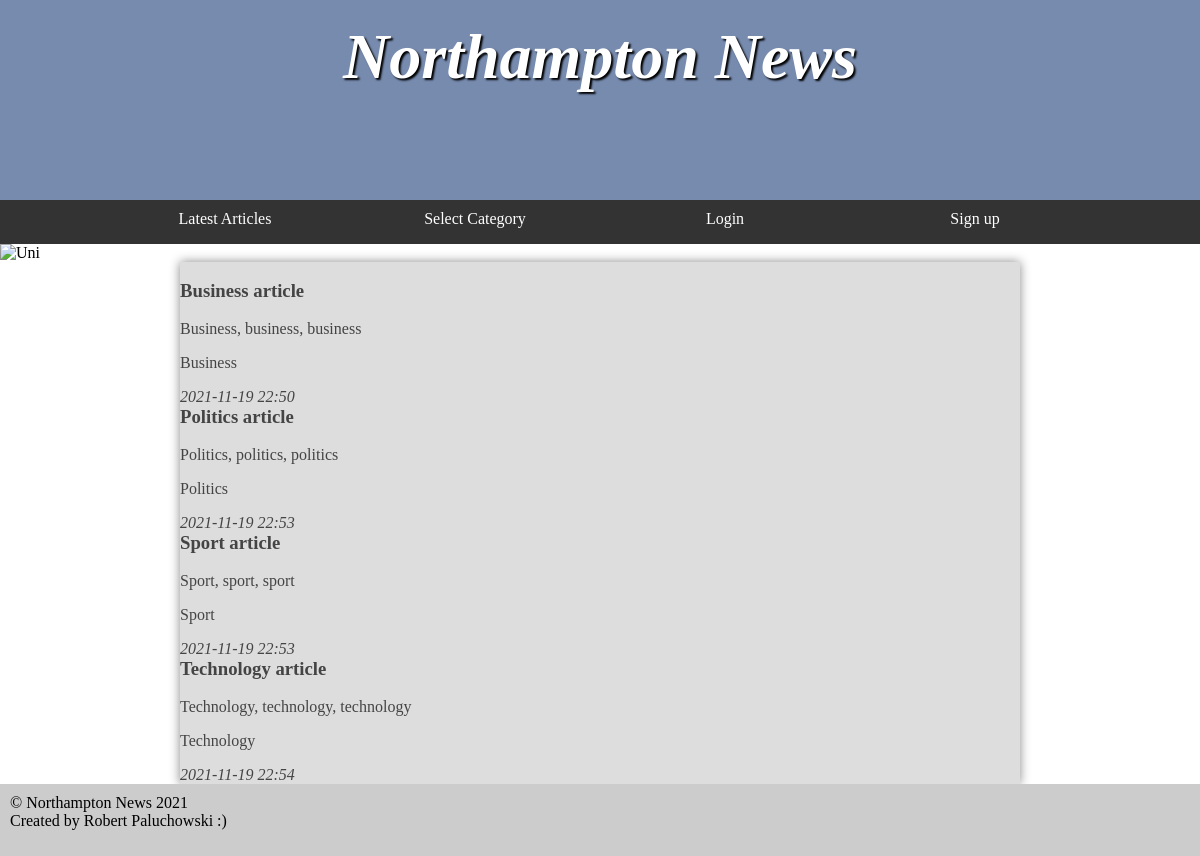
/assignment1/public/index.php, run on the app's committed database.
### tables this page shows
CREATE TABLE `article` (
  `articleId` int(11) NOT NULL AUTO_INCREMENT,
  `title` varchar(45) DEFAULT NULL,
  `content` varchar(255) DEFAULT NULL,
  `categoryId` varchar(45) DEFAULT NULL,
  `publishDate` datetime DEFAULT NULL,
  PRIMARY KEY (`articleId`)
);

### assignment1/public/index.php (the view, shortened to what this page needs)
<?php
require 'header.php'
?>
<img src="images/banners/randombanner.php" alt="Uni" />
		<main>
			<?php
				$stmt = $pdo->prepare('SELECT * FROM assignment1.article ORDER BY publishDate ASC LIMIT 10');
				$stmt->execute();
				foreach($stmt as $row)
				{
					$date = new DateTime($row['publishDate']);
					echo '<br><h3>'.$row['title'].'</h3><br>';
					echo '<p>'.$row['content'].'</p>';
					echo '<p>'.$row['categoryId'].'</p>';
					echo '<em>'.$date->format('Y-m-d H:i').'</em>';
				}
			?>
		</main>
<?php
require 'footer.php'
?>

### assignment1/public/styles.css (style rules this page uses)
* { margin: 0; padding: 0; }
html { font-family: 'Oxygen-Regular', times, verdana, sans-serif; }
body { background-color: #fff; }
main { min-height: 50vh; background-color: #ddd; width: 70vw; display: block; margin: auto; box-shadow: 0px 0px 10px #888; color:#444; }
p, li, h2 { margin-bottom: 1em; }
body > img { display: block; width: 100%; }
main { display: table; }

### data on the page
article: title "Business article", content "Business, business, business", categoryId "Business", publishDate "2021-11-19 22:50"
article: title "Politics article", content "Politics, politics, politics", categoryId "Politics", publishDate "2021-11-19 22:53"
article: title "Sport article", content "Sport, sport, sport", categoryId "Sport", publishDate "2021-11-19 22:53"
article: title "Technology article", content "Technology, technology, technology", categoryId "Technology", publishDate "2021-11-19 22:54"
